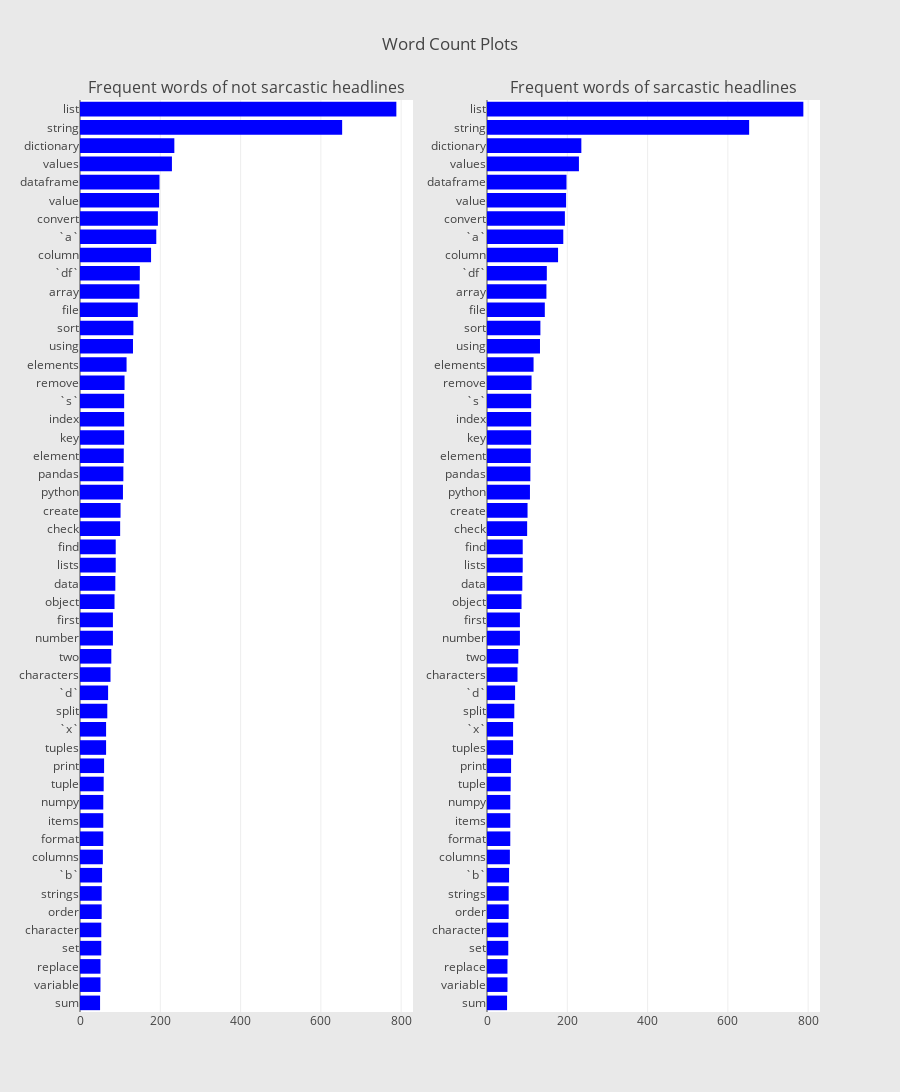

The cell this chart's notebook holds for it:
### Code cell
from collections import defaultdict

from plotly import tools
import plotly.offline as py
py.init_notebook_mode(connected=True)
import plotly.graph_objs as go


def generate_ngrams(text, n_gram=1):
    token = [token for token in text.lower().split(" ") if token != "" if token not in STOPWORDS]
    ngrams = zip(*[token[i:] for i in range(n_gram)])
    return [" ".join(ngram) for ngram in ngrams]

## custom function for horizontal bar chart ##
def horizontal_bar_chart(df, color):
    trace = go.Bar(
        y=df["word"].values[::-1],
        x=df["wordcount"].values[::-1],
        showlegend=False,
        orientation = 'h',
        marker=dict(
            color=color,
        ),
    )
    return trace

freq_dict = defaultdict(int)
for sent in df["rewritten_intent"]:
    for word in generate_ngrams(sent):
        freq_dict[word] += 1
fd_sorted = pd.DataFrame(sorted(freq_dict.items(), key=lambda x: x[1])[::-1])
fd_sorted.columns = ["word", "wordcount"]
trace0 = horizontal_bar_chart(fd_sorted.head(50), 'blue')

freq_dict = defaultdict(int)
for sent in df["rewritten_intent"]:
    for word in generate_ngrams(sent):
        freq_dict[word] += 1
fd_sorted = pd.DataFrame(sorted(freq_dict.items(), key=lambda x: x[1])[::-1])
fd_sorted.columns = ["word", "wordcount"]
trace1 = horizontal_bar_chart(fd_sorted.head(50), 'blue')

# Creating two subplots
fig = tools.make_subplots(rows=1, cols=2, vertical_spacing=0.04,
                          subplot_titles=["Frequent words of not sarcastic headlines", 
                                          "Frequent words of sarcastic headlines"])
fig.append_trace(trace0, 1, 1)
fig.append_trace(trace1, 1, 2)
fig['layout'].update(height=1200, width=900, paper_bgcolor='rgb(233,233,233)', title="Word Count Plots")
py.iplot(fig, filename='word-plots')

### Figure 1 — Plotly figure (JSON) as saved in the notebook; plotly's stock layout.template omitted (floating-point values rounded to 4 significant figures)
{"data": [{"marker": {"color": "blue"}, "orientation": "h", "showlegend": false, "type": "bar", "x": [50, 51, 51, 53, 53, 54, 54, 55, 57, 58, 58, 58, 59, 60, 65, 65, 68, 70, 76, 78, 82, 82, 86, 88, 89, 89, 100, 101, 107, 108, 109, 110, 110, 110, 111, 116, 132, 133, 144, 148, 149, 177, 190, 194, 197, 198, 229, 235, 653, 788], "xaxis": "x1", "y": ["sum", "variable", "replace", "set", "character", "order", "strings", "`b`", "columns", "format", "items", "numpy", "tuple", "print", "tuples", "`x`", "split", "`d`", "characters", "two", "number", "first", "object", "data", "lists", "find", "check", "create", "python", "pandas", "element", "key", "index", "`s`", "remove", "elements", "using", "sort", "file", "array", "`df`", "column", "`a`", "convert", "value", "dataframe", "values", "dictionary", "string", "list"], "yaxis": "y1"}, {"marker": {"color": "blue"}, "orientation": "h", "showlegend": false, "type": "bar", "x": [50, 51, 51, 53, 53, 54, 54, 55, 57, 58, 58, 58, 59, 60, 65, 65, 68, 70, 76, 78, 82, 82, 86, 88, 89, 89, 100, 101, 107, 108, 109, 110, 110, 110, 111, 116, 132, 133, 144, 148, 149, 177, 190, 194, 197, 198, 229, 235, 653, 788], "xaxis": "x2", "y": ["sum", "variable", "replace", "set", "character", "order", "strings", "`b`", "columns", "format", "items", "numpy", "tuple", "print", "tuples", "`x`", "split", "`d`", "characters", "two", "number", "first", "object", "data", "lists", "find", "check", "create", "python", "pandas", "element", "key", "index", "`s`", "remove", "elements", "using", "sort", "file", "array", "`df`", "column", "`a`", "convert", "value", "dataframe", "values", "dictionary", "string", "list"], "yaxis": "y2"}], "layout": {"annotations": [{"font": {"size": 16}, "showarrow": false, "text": "Frequent words of not sarcastic headlines", "x": 0.225, "xanchor": "center", "xref": "paper", "y": 1, "yanchor": "bottom", "yref": "paper"}, {"font": {"size": 16}, "showarrow": false, "text": "Frequent words of sarcastic headlines", "x": 0.775, "xanchor": "center", "xref": "paper", "y": 1, "yanchor": "bottom", "yref": "paper"}], "height": 1200, "paper_bgcolor": "rgb(233,233,233)", "title": "Word Count Plots", "width": 900, "xaxis1": {"anchor": "y1", "domain": [0, 0.45]}, "xaxis2": {"anchor": "y2", "domain": [0.55, 1]}, "yaxis1": {"anchor": "x1", "domain": [0, 1]}, "yaxis2": {"anchor": "x2", "domain": [0, 1]}}}
